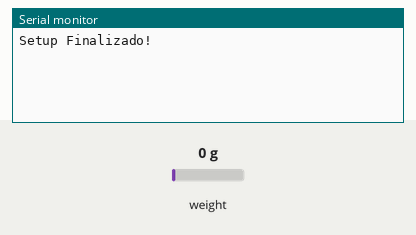
This sketch was run on a simulated Arduino Uno, built with avr-gcc and run on an emulated ATmega328P. Parts: the last lines printed to the serial monitor. Inputs (shaded band) come from the test bench; at power-on: weight on the scale 0 g.

Above: at 4.2 s.
4.3 s: weight on the scale set to 100 g
At 5.5 s:
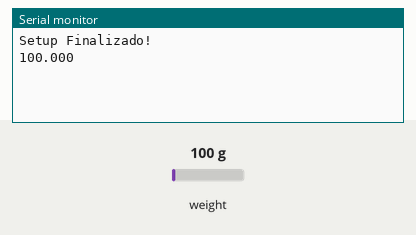
8.5 s: weight on the scale set to 1250 g
At 9.9 s:
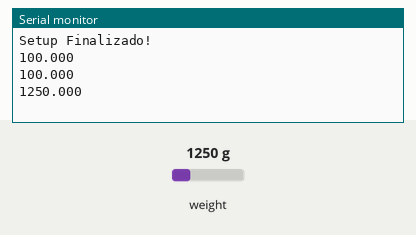

Measured:
- after the input at 4.3 s, the serial monitor: prints a new line after 0.70 s (image 1)
- after the input at 8.5 s, the serial monitor: prints a new line after 0.50 s (image 2)

The sketch:

Q0481-Sketch.ino
```cpp
/*
 *   Q0000
 *   AUTOR:   BrincandoComIdeias
 *   LINK:    https://www.youtube.com/brincandocomideias ; https://cursodearduino.net/
 *   COMPRE:  https://www.arducore.com.br/
 *   SKETCH:  Módulo para Arduino HX711
 *   DATA:    04/07/2019
*/

// INCLUSÃO DE BIBLIOTECAS
#include <HX711.h>

// DEFINIÇÕES DE PINOS
#define LOADCELL_DOUT_PIN 19
#define LOADCELL_SCK_PIN 18

// DEFINIÇÕES
#define pesoMin 0.010
#define pesoMax 30.0

#define escala 146.43f

// INSTANCIANDO OBJETOS
HX711 scale;

// DECLARAÇÃO DE VARIÁVEIS
float medida=0;

void setup() {
  Serial.begin(57600);

  scale.begin(LOADCELL_DOUT_PIN, LOADCELL_SCK_PIN); // CONFIGURANDO OS PINOS DA BALANÇA
  scale.set_scale(escala); // ENVIANDO O VALOR DA ESCALA CALIBRADO

  delay(2000);
  scale.tare(); // ZERANDO A BALANÇA PARA DESCONSIDERAR A MASSA DA ESTRUTURA
  Serial.println("Setup Finalizado!");
}

void loop() {


  medida = scale.get_units(20); // SALVANDO NA VARIAVEL O VALOR DA MÉDIA DE 5 MEDIDAS

  // if (medida <= pesoMin ){ // CONFERE SE A MASSA ESTÁ NA FAIXA VÁLIDA
  //   scale.tare(); // ZERA A BALANÇA CASO A MASSA SEJA MENOR QUE O VALOR MIN
  //   medida = 0;
  //   Serial.println("Tara Configurada!");
  // } else if ( medida >= pesoMax ){
  //   scale.tare(); // ZERA A BALANÇA CASO A MASSA SEJA MAIOR QUE O VALOR MÁX
  //   medida = 0;
  //   Serial.println("Tara Configurada!");
  // } else {
    Serial.println(medida,3);
  // }

}

// IMPLEMENTO DE FUNÇÕES
```
